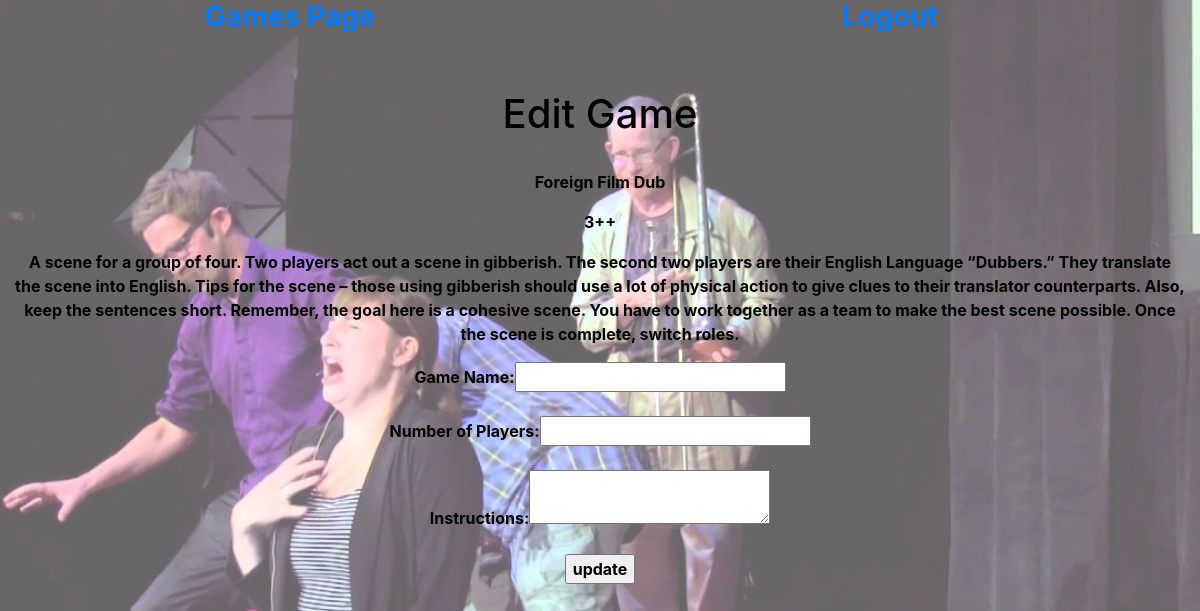
/games/17/edit, run on the app's committed database.
### games/models.py (models this page shows)
class Game(models.Model):
    game_name = models.TextField()
    number_of_players = models.TextField()
    instructions = models.TextField()
    creator = models.ForeignKey(User, related_name = 'games', on_delete = models.CASCADE)
    created_at = models.DateTimeField(auto_now_add = True)
    updated_at = models.DateTimeField(auto_now = True)
    objects = GameManager()

### games/views.py (the view)
# urls.py: path('<int:game_id>/edit', views.edit_game),
def edit_game(request, game_id):
    context = {
        'game': Game.objects.get(id = game_id)
    }
    return render(request, 'edit_game.html', context)

### games/templates/edit_game.html (shortened to what this page needs)
<!DOCTYPE html>
<html lang="en">
<head>
    {% load static %}
    <link rel="stylesheet" href="https://stackpath.bootstrapcdn.com/bootstrap/4.3.1/css/bootstrap.min.css"
>
    <link rel="stylesheet" href="{% static 'css/edit_game.css' %}">
    </head>
<body>
    <div class='container-fluid'>
        <div class='row'>
            <div class='col'>
                <h3><a href='/games'>Games Page</a></h3>
            </div>
            <div class='col'>
                <h3><a href='/logout'>Logout</a></h3>
            </div>
        </div><br><br>
        <div class='row'>
            <div class='col align-items-center'>
                <h1>Edit Game</h1><br>
                <p>{{game.game_name}}</p>
                <p>{{game.number_of_players}}</p>
                <p>{{game.instructions}}</p>
                <form action='/games/{{game.id}}/update' method='POST'>
                    Game Name:<input name='game_name' type='text'><br><br>
                    Number of Players:<input name='number_of_players' type='text'><br><br>
                    Instructions:<textarea name='instructions'></textarea><br><br>
                    <input type='submit' value='update'>
                </form>
            </div>
        </div>
    </div>
</body>
</html>

### games/static/css/edit_game.css (style rules this page uses)
* { color: rgb(0, 0, 0); text-align: center; text-decoration: none; font-weight: bold; }
body::after { content: ""; background-image:url('../img/edit.jpg'); background-repeat: no-repeat; background-position: center; background-size: cover; background-attachment: scroll; opacity: 0.6; top: 0; left: 0; bottom: 0; right: 0; position: fixed; z-index: -1; }
h3 { margin-right: 20px; }

### data on the page
Game: game_name "Foreign Film Dub", number_of_players "3++", instructions "A scene for a group of four. Two players act out a scene in gibberish. The second two players are their English Language “Dubbers.” They translate the scene into English. Tips for the scene – those using gibberish should use a lot of physical action to give clues to their translator counterparts. Also, keep the sentences short. Remember, the goal here is a cohesive scene. You have to work together as a team to make the best scene possible. Once the scene is complete, switch roles."
